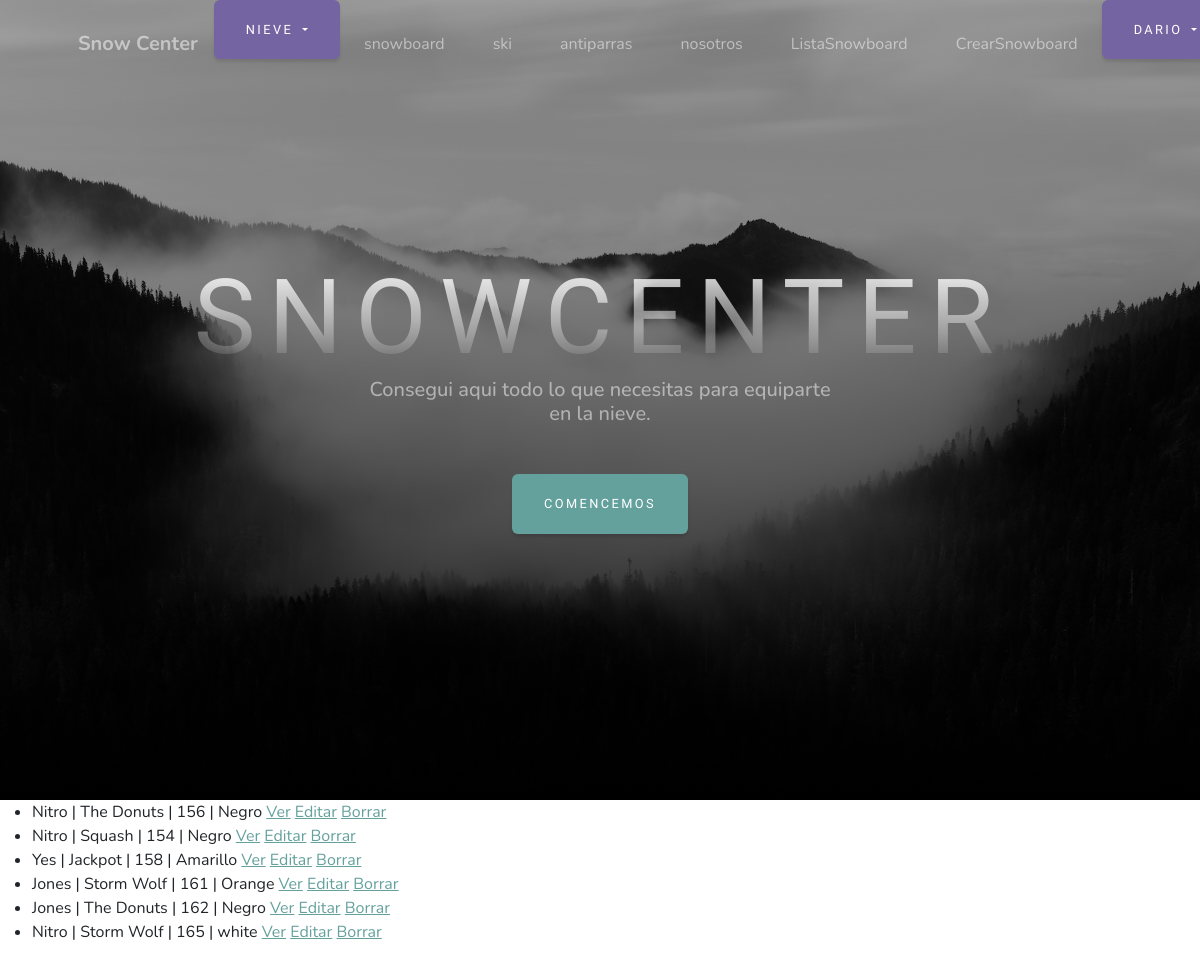
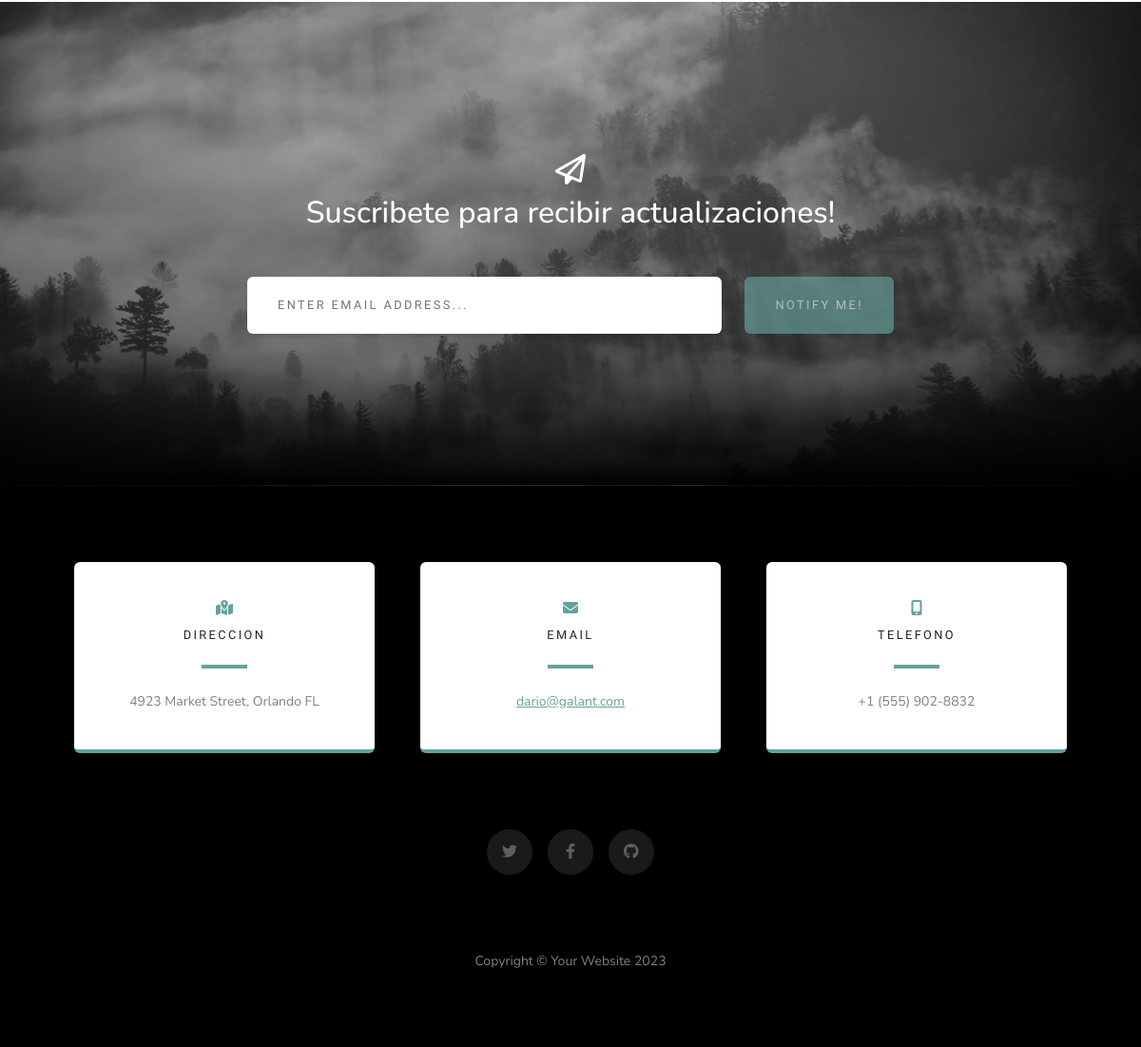
The app's page /snowboard-vbc/ (signed in) with its own data (2 pictures, top to bottom).
### productos/models.py (models this page shows)
class Snowboard(models.Model):
    marca = models.CharField(max_length=30)
    modelo = models.CharField(max_length=20)
    tamaño = models.IntegerField()
    color = models.CharField(max_length=20)

### productos/views.py (the view)
# urls.py: path('snowboard-vbc/', views.SnowboardListView.as_view(), name= "ListaSnowboard"),
class SnowboardListView (LoginRequiredMixin, ListView):
    model= Snowboard
    context_object_name= "list_snowboard"
    template_name= "productos/snowboard_lista.html"

### productos/templates/productos/snowboard_lista.html (shortened to what this page needs)
{% extends 'productos/base.html' %}
{% load static %}
{% block main %}
    <ul>
        {% for snowboard in list_snowboard %}
            <li>{{ snowboard.marca }} | {{ snowboard.modelo }} | {{ snowboard.tamaño }} | {{ snowboard.color }}
                <a href="{% url 'VerSnowboard' snowboard.pk %}">Ver</a>
                <a href="{% url 'EditarSnowboard' snowboard.pk %}">Editar</a>
                <a href="{% url 'BorrarSnowboard' snowboard.pk %}">Borrar</a>
            </li>
        {% endfor %}
    </ul>
{% endblock main %}

### productos/templates/productos/base.html (shortened to what this page needs)
<!DOCTYPE html>
{% load static %}
<html lang="en">
    <head>
        <link href="{% static 'productos/css/styles.css' %}" rel="stylesheet" />
    </head>
    <body id="page-top" style="letter-spacing: 0em;">
        <nav class="navbar navbar-expand-lg navbar-light fixed-top" id="mainNav">
            <div class="container px-4 px-lg-5">
                <a class="navbar-brand" href="#page-top">Snow Center</a>
                <div class="collapse navbar-collapse" id="navbarResponsive">
                    <ul class="navbar-nav ms-auto">
                        <div class="dropdown">
                            <button class="btn btn-secondary dropdown-toggle" type="button" id="dropdownMenuButton1" data-bs-toggle="dropdown" aria-expanded="false">
                              Nieve
                            </button>
                          </div>
                        <li class="nav-item"><a class="nav-link" href="{% url 'snowboard' %}">snowboard</a></li>
                        <li class="nav-item"><a class="nav-link" href="{% url 'ski' %}">ski</a></li>
                        <li class="nav-item"><a class="nav-link" href="{% url 'antiparras' %}">antiparras</a></li>
                        <li class="nav-item"><a class="nav-link" href="{% url 'nosotros' %}">nosotros</a></li>
                        {% if request.user.is_superuser %}
                            <li class="nav-item"><a class="nav-link" href="{% url 'ListaSnowboard' %}">ListaSnowboard</a></li>
                            <li class="nav-item"><a class="nav-link" href="{% url 'CrearSnowboard' %}">CrearSnowboard</a></li>
                        {% endif %}
                        {% if request.user.is_authenticated %}
                            <div class="dropdown">
                                <button class="btn btn-secondary dropdown-toggle" type="button" id="dropdownMenuButton1" data-bs-toggle="dropdown" aria-expanded="false">
                                    {{ request.user.username }}
                                </button>
                            </div>
                        {% endif %}
                    </ul>
                </div>
            </div>
        </nav>
        <header class="masthead">
            <div class="container px-4 px-lg-5 d-flex h-100 align-items-center justify-content-center">
                <div class="d-flex justify-content-center">
                    <div class="text-center">
                        <h1 class="mx-auto my-0 text-uppercase">SNOWCENTER</h1>
                        <h2 class="text-white-50 mx-auto mt-2 mb-5">Consegui aqui todo lo que necesitas para equiparte en la nieve.</h2>
                        <a class="btn btn-primary" href="#about">Comencemos</a>
                    </div>
                </div>
            </div>
        </header>
        {% block main %}
        {% endblock main %}
        <section class="signup-section" id="signup">
            <div class="container px-4 px-lg-5">
                <div class="row gx-4 gx-lg-5">
                    <div class="col-md-10 col-lg-8 mx-auto text-center">
                        <i class="far fa-paper-plane fa-2x mb-2 text-white"></i>
                        <h2 class="text-white mb-5">Suscribete para recibir actualizaciones!</h2>
                        <form class="form-signup" id="contactForm" data-sb-form-api-token="API_TOKEN">
                            <div class="row input-group-newsletter">
                                <div class="col"><input class="form-control" id="emailAddress" type="email" placeholder="Enter email address..." aria-label="Enter email address..." data-sb-validations="required,email" /></div>
                                <div class="col-auto"><button class="btn btn-primary disabled" id="submitButton" type="submit">Notify Me!</button></div>
                            </div>
                        </form>
                    </div>
                </div>
            </div>
        </section>
        <section class="contact-section bg-black">
            <div class="container px-4 px-lg-5">
                <div class="row gx-4 gx-lg-5">
                    <div class="col-md-4 mb-3 mb-md-0">
                        <div class="card py-4 h-100">
                            <div class="card-body text-center">
                                <i class="fas fa-map-marked-alt text-primary mb-2"></i>
                                <h4 class="text-uppercase m-0">Direccion</h4>
                                <hr class="my-4 mx-auto" />
                                <div class="small text-black-50">4923 Market Street, Orlando FL</div>
                            </div>
                        </div>
                    </div>
                    <div class="col-md-4 mb-3 mb-md-0">
                        <div class="card py-4 h-100">
                            <div class="card-body text-center">
                                <i class="fas fa-envelope text-primary mb-2"></i>
                                <h4 class="text-uppercase m-0">Email</h4>
                                <hr class="my-4 mx-auto" />
                                <div class="small text-black-50"><a href="#!">dario@galant.com</a></div>
                            </div>
                        </div>
                    </div>
                    <div class="col-md-4 mb-3 mb-md-0">
                        <div class="card py-4 h-100">
                            <div class="card-body text-center">
                                <i class="fas fa-mobile-alt text-primary mb-2"></i>
                                <h4 class="text-uppercase m-0">Telefono</h4>
                                <hr class="my-4 mx-auto" />
                                <div class="small text-black-50">+1 (555) 902-8832</div>
                            </div>
                        </div>
                    </div>
                </div>
                <div class="social d-flex justify-content-center">
                    <a class="mx-2" href="#!"><i class="fab fa-twitter"></i></a>
                    <a class="mx-2" href="#!"><i class="fab fa-facebook-f"></i></a>
                    <a class="mx-2" href="#!"><i class="fab fa-github"></i></a>
                </div>
            </div>
        </section>
        <footer class="footer bg-black small text-center text-white-50"><div class="container px-4 px-lg-5">Copyright &copy; Your Website 2023</div></footer>
    </body>
</html>

### records on screen
Snowboard: marca "Nitro", modelo "The Donuts", tamaño "156", color "Negro"
Snowboard: marca "Nitro", modelo "Squash", tamaño "154", color "Negro"
Snowboard: marca "Yes", modelo "Jackpot", tamaño "158", color "Amarillo"
Snowboard: marca "Jones", modelo "Storm Wolf", tamaño "161", color "Orange"
Snowboard: marca "Jones", modelo "The Donuts", tamaño "162", color "Negro"
Snowboard: marca "Nitro", modelo "Storm Wolf", tamaño "165", color "white"

### other values on screen
{{ request.user.username }} "DARIO"
